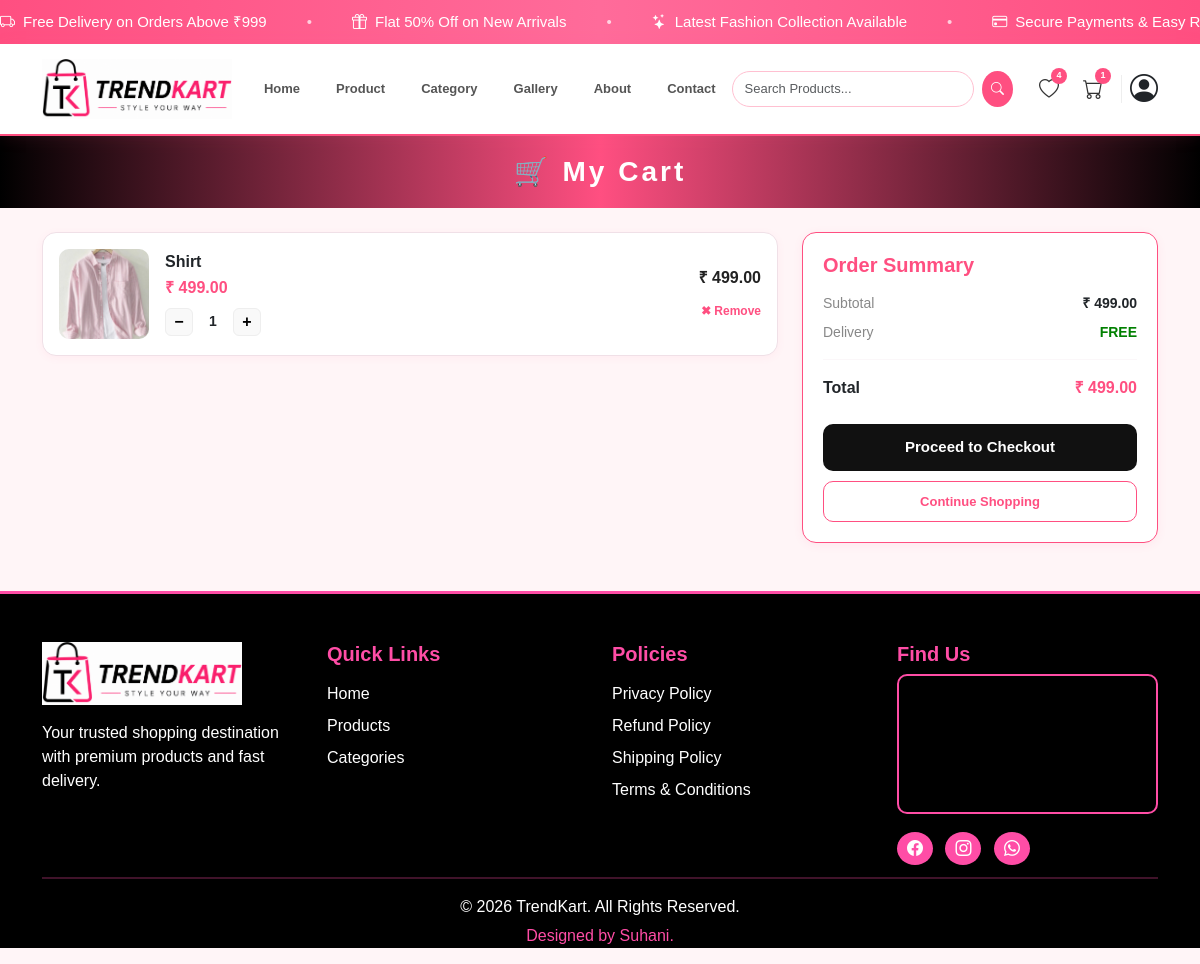
/cart/ (signed in), run on an earlier commit of the app's database.
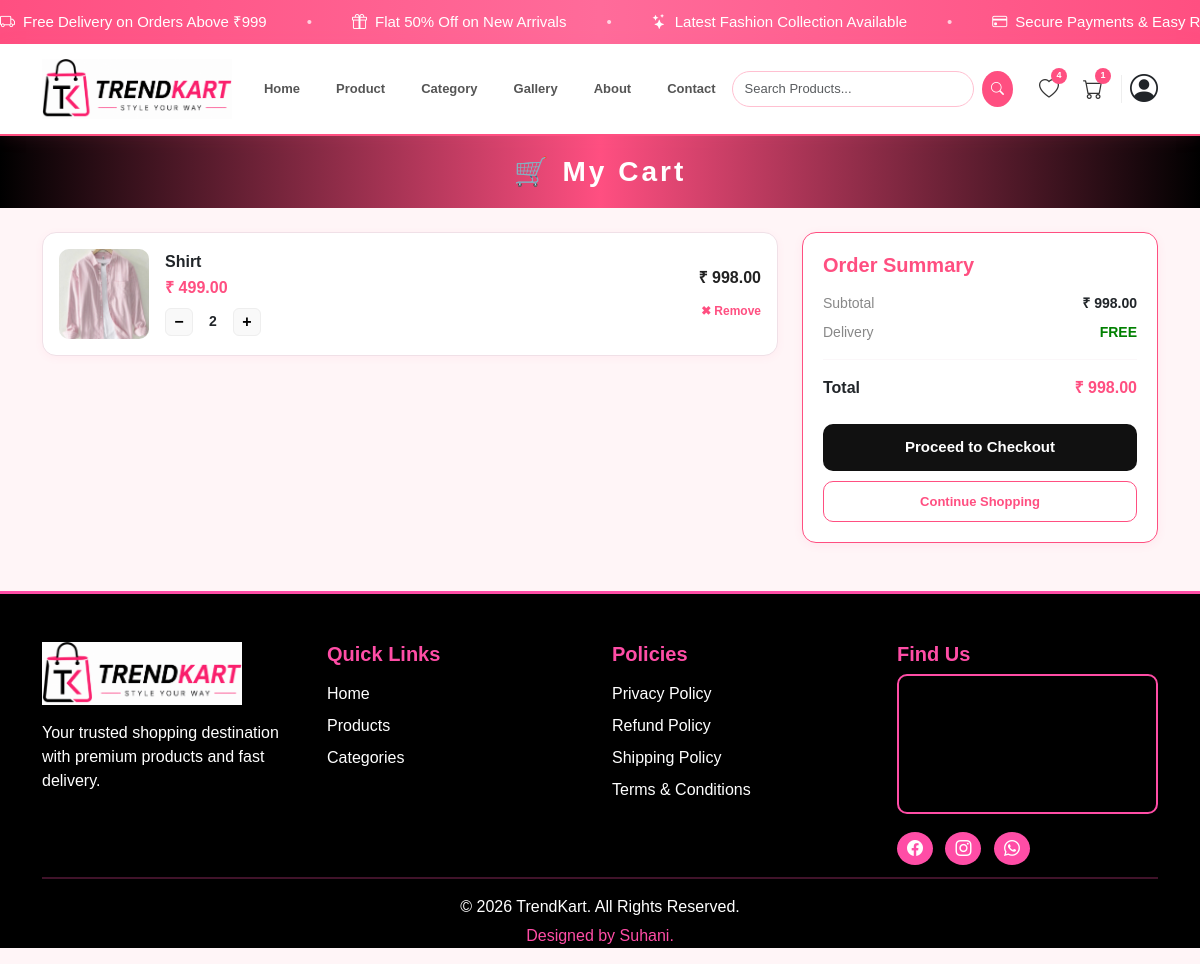
And on a later commit of the database.
### Trendkart/models.py (models this page shows, shortened)
class Cart(models.Model):
    user = models.ForeignKey(CustomUser, on_delete=models.CASCADE, related_name='cart_items')
    product = models.ForeignKey(Product, on_delete=models.CASCADE)
    quantity = models.PositiveIntegerField(default=1)
    added_at = models.DateTimeField(auto_now_add=True)
    def total_price(self):
        return self.product.product_price * self.quantity

class Product(models.Model):
    category = models.ForeignKey(
        Category,
        on_delete=models.CASCADE,
        related_name='products'
    )
    product_name = models.CharField(max_length=255)
    product_price = models.DecimalField(max_digits=10, decimal_places=2)
    product_description = models.TextField()
    product_image = models.ImageField(upload_to='products/')
    sku = models.CharField(max_length=50, unique=True, null=True, blank=True, default=uuid.uuid4)
    stock = models.IntegerField(default=0)

### Trendkart/views.py (the view)
# urls.py: path('cart/', views.cart_view, name='cart'),
@login_required(login_url='login')
def cart_view(request):
    cart_items = Cart.objects.filter(user=request.user)
    total = sum(item.total_price() for item in cart_items)
    return render(request, 'cart.html', {
        'cart_items': cart_items,
        'total': total,
    })

### templates/cart.html (shortened to what this page needs)
{% extends 'base.html' %}
{% load static %}
{% block content %}
<div class="w-100 mb-4 d-flex align-items-center justify-content-center"
    style="background: linear-gradient(90deg, #000, #FF4F81, #000); height: 72px;">
    <h3 class="mb-0 fw-bold text-white" style="letter-spacing: 3px;">🛒 My Cart</h3>
</div>
<div class="container mb-5">
    {% if cart_items %}
    <div class="row g-4">
        <div class="col-md-8">
            {% for item in cart_items %}
            <div class="d-flex align-items-center gap-3 p-3 mb-3" style="background:#fff; border-radius:14px; border:1px solid #f0e0e7;
                        box-shadow:0 2px 8px rgba(255,79,129,0.06);">
                <img src="{{ item.product.product_image.url }}" width="90" height="90"
                    style="object-fit:cover; border-radius:10px; flex-shrink:0;">
                <div class="flex-grow-1">
                    <h6 class="fw-bold mb-1">{{ item.product.product_name }}</h6>
                    <p style="color:#FF4F81; font-weight:700; margin-bottom:8px;">
                        ₹ {{ item.product.product_price }}
                    </p>
                    <form method="POST" action="{% url 'update_cart' item.id %}"
                        class="d-flex align-items-center gap-2">
                        <button type="submit" name="quantity" value="{{ item.quantity|add:'-1' }}" style="width:28px; height:28px; border-radius:6px; border:1px solid #eee;
                                       background:#f9f9f9; font-weight:700; cursor:pointer;">−</button>
                        <span style="font-weight:700; font-size:14px; min-width:24px; text-align:center;">
                            {{ item.quantity }}
                        </span>
                        <button type="submit" name="quantity" value="{{ item.quantity|add:'1' }}" style="width:28px; height:28px; border-radius:6px; border:1px solid #eee;
                                       background:#f9f9f9; font-weight:700; cursor:pointer;">+</button>
                    </form>
                </div>
                <div class="text-end" style="flex-shrink:0;">
                    <p class="fw-bold mb-2" style="color:#222;">
                        ₹ {{ item.total_price }}
                    </p>
                    <a href="{% url 'remove_from_cart' item.id %}"
                        style="color:#FF4F81; font-size:12px; font-weight:600; text-decoration:none;">
                        ✖ Remove
                    </a>
                </div>
            </div>
            {% endfor %}
        </div>
        <div class="col-md-4">
            <div style="background:#fff; border-radius:14px; padding:20px;
                        border:1.5px solid #FF4F81; box-shadow:0 2px 10px rgba(255,79,129,0.08);
                        position:sticky; top:20px;">
                <h5 class="fw-bold mb-3" style="color:#FF4F81;">Order Summary</h5>
                <div class="d-flex justify-content-between mb-2" style="font-size:14px;">
                    <span style="color:#888;">Subtotal</span>
                    <span class="fw-bold">₹ {{ total }}</span>
                </div>
                <div class="d-flex justify-content-between mb-2" style="font-size:14px;">
                    <span style="color:#888;">Delivery</span>
                    <span style="color:green; font-weight:600;">FREE</span>
                </div>
                <hr style="border-color:#f0e0e7;">
                <div class="d-flex justify-content-between mb-4" style="font-size:16px;">
                    <span class="fw-bold">Total</span>
                    <span class="fw-bold" style="color:#FF4F81;">₹ {{ total }}</span>
                </div>
                <a href="{% url 'checkout' %}" style="display:block; width:100%; background:#111; color:#fff;
   border-radius:10px; padding:12px; text-align:center;
   font-weight:700; font-size:15px; text-decoration:none; margin-bottom:10px;">
                    Proceed to Checkout
                </a>
                <a href="{% url 'product' %}" style="display:block; width:100%; background:#fff; color:#FF4F81;
                          border:1.5px solid #FF4F81; border-radius:10px; padding:10px;
                          text-align:center; font-weight:700; font-size:13px; text-decoration:none;">
                    Continue Shopping
                </a>
            </div>
        </div>
    </div>
    {% endif %}
</div>
{% endblock %}

### templates/base.html (shortened to what this page needs)
{% load static %}
<!DOCTYPE html>
<html lang="en">
<head>
    <link href="https://cdn.jsdelivr.net/npm/bootstrap@5.3.3/dist/css/bootstrap.min.css" rel="stylesheet">
    <link rel="stylesheet" href="https://cdn.jsdelivr.net/npm/bootstrap-icons@1.11.3/font/bootstrap-icons.min.css">
</head>
<body>
    <div class="announcement-banner">
        <div class="announcement-scroll">
            <span><i class="bi bi-truck"></i>Free Delivery on Orders Above ₹999</span>
            <span class="dot">•</span>
            <span><i class="bi bi-gift"></i>Flat 50% Off on New Arrivals</span>
            <span class="dot">•</span>
            <span><i class="bi bi-stars"></i>Latest Fashion Collection Available</span>
            <span class="dot">•</span>
            <span><i class="bi bi-credit-card"></i>Secure Payments & Easy Returns</span>
        </div>
    </div>
    <nav class="navbar navbar-expand-lg">
        <div class="container">
            <a class="navbar-brand" href="{% url 'home' %}">
                <img src="{% static 'images/TRENDKART.png' %}" alt="TrendKart Logo"
                    style="max-height:60px; object-fit:contain; width:auto;">
            </a>
            <div class="collapse navbar-collapse" id="navbarContent">
                <ul class="navbar-nav mx-auto gap-1">
                    <li class="nav-item"><a class="nav-link" href="{% url 'home' %}">Home</a></li>
                    <li class="nav-item"><a class="nav-link" href="{% url 'product' %}">Product</a></li>
                    <li class="nav-item"><a class="nav-link" href="{% url 'category' %}">Category</a></li>
                    <li class="nav-item"><a class="nav-link" href="{% url 'gallery' %}">Gallery</a></li>
                    <li class="nav-item"><a class="nav-link" href="{% url 'about' %}">About </a></li>
                    <li class="nav-item"><a class="nav-link" href="{% url 'contact' %}">Contact </a></li>
                </ul>
                <form class="d-flex me-3" method="GET" action="{% url 'product' %}" style="max-width: 300px; width: 100%;">
                    <input class="form-control me-2" type="search" placeholder="Search Products..." name="search"
                        style="border-radius: 20px; border: 1.5px solid #ffc0d1; font-size: 13px;">
                    <button class="btn" type="submit"
                        style="background: #FF4F81; color: white; border-radius: 50%; width: 36px; height: 36px; display: flex; align-items: center; justify-content: center; padding: 0;">
                        <i class="bi bi-search" style="font-size: 13px;"></i>
                    </button>
                </form>
                <div class="d-flex align-items-center gap-1">
                    <a href="{% url 'wishlist' %}" class="icon-btn" title="Wishlist">
                        <i class="bi bi-heart"></i>
                        {% if user.is_authenticated %}
                        {% with wish_count=user.wishlist_items.count %}
                        {% if wish_count > 0 %}
                        <span class="cart-badge">{{ wish_count }}</span>
                        {% endif %}
                        {% endwith %}
                        {% endif %}
                    </a>
                    <a href="{% url 'cart' %}" class="icon-btn" title="Cart">
                        <i class="bi bi-cart"></i>
                        {% if user.is_authenticated %}
                        {% with cart_count=user.cart_items.count %}
                        {% if cart_count > 0 %}
                        <span class="cart-badge">{{ cart_count }}</span>
                        {% endif %}
                        {% endwith %}
                        {% endif %}
                    </a>
                    <div class="dropdown">
                        <button class="btn border-0 bg-transparent p-0" data-bs-toggle="dropdown" aria-expanded="false">
                            <i class="bi bi-person-circle fs-3 text-dark"></i>
                        </button>
                    </div>
                </div>
            </div>
        </div>
    </nav>
    {% block content %}{% endblock %}
    <footer style="background:#000000; border-top:3px solid #ff4da6;" class="pt-5 mt-5 text-light">
        <div class="container">
            <div class="row g-4">
                <div class="col-lg-3 col-md-6">
                    <img src="{% static 'images/TRENDKART.png' %}" alt="TrendKart Logo" width="200" class="img-fluid">
                    <p class="mt-3" style="color:#ffffff;">Your trusted shopping destination with premium products and fast delivery.</p>
                </div>
                <div class="col-lg-3 col-md-6">
                    <h5 style="color:#ff4da6; font-weight:bold;">Quick Links</h5>
                    <ul class="list-unstyled mt-3">
                        <li class="mb-2"><a href="{% url 'home' %}" style="color:#fff; text-decoration:none;">Home</a></li>
                        <li class="mb-2"><a href="{% url 'product' %}" style="color:#fff; text-decoration:none;">Products</a></li>
                        <li class="mb-2"><a href="{% url 'category' %}" style="color:#fff; text-decoration:none;">Categories</a></li>
                    </ul>
                </div>
                <div class="col-lg-3 col-md-6">
                    <h5 style="color:#ff4da6; font-weight:bold;">Policies</h5>
                    <ul class="list-unstyled mt-3">
                        <li class="mb-2"><a href="{% url 'privacy_policy' %}" style="color:#fff; text-decoration:none;">Privacy Policy</a></li>
                        <li class="mb-2"><a href="{% url 'refund_policy' %}" style="color:#fff; text-decoration:none;">Refund Policy</a></li>
                        <li class="mb-2"><a href="{% url 'shipping_policy' %}" style="color:#fff; text-decoration:none;">Shipping Policy</a></li>
                        <li class="mb-2"><a href="{% url 'terms' %}" style="color:#fff; text-decoration:none;">Terms & Conditions</a></li>
                    </ul>
                </div>
                <div class="col-lg-3 col-md-6">
                    <h5 style="color:#ff4da6; font-weight:bold;">Find Us</h5>
                    <iframe src="https://maps.google.com/maps?q=india&t=&z=5&ie=UTF8&iwloc=&output=embed" width="100%" height="140" style="border:2px solid #ff4da6; border-radius:10px;"></iframe>
                    <div class="mt-3">
                        <a href="#" style="background:#ff4da6; color:#fff; padding:8px 10px; border-radius:50%;" class="me-2"><i class="bi bi-facebook"></i></a>
                        <a href="#" style="background:#ff4da6; color:#fff; padding:8px 10px; border-radius:50%;" class="me-2"><i class="bi bi-instagram"></i></a>
                        <a href="#" style="background:#ff4da6; color:#fff; padding:8px 10px; border-radius:50%;"><i class="bi bi-whatsapp"></i></a>
                    </div>
                </div>
            </div>
            <hr style="border:1px solid #ff4da6;">
            <div class="text-center">
                <p style="color:#ffffff; margin-bottom:5px;">© 2026 TrendKart. All Rights Reserved.</p>
                <p style="color:#ff4da6;">Designed by Suhani.</p>
            </div>
        </div>
    </footer>
</body>
</html>

### templates/base.html (style rules this page uses)
.announcement-banner { background: linear-gradient(90deg, #FF4F81, #FF6B9A, #FF4F81); color: white; overflow: hidden; padding: 10px 0; white-space: nowrap; }
.announcement-scroll { display: inline-flex; align-items: center; animation: scroll 20s linear infinite; }
.announcement-scroll span { margin-right: 40px; font-size: 15px; font-weight: 500; }
.announcement-scroll i { margin-right: 8px; }
.dot { opacity: 0.7; }
body { background-color: #FFF5F7; font-family: Arial, sans-serif; }
.navbar { background: #fff; box-shadow: 0 2px 16px rgba(255, 79, 129, 0.1); border-bottom: 2.5px solid #FF4F81; padding: 10px 0; }
.nav-link { color: #555 !important; font-weight: 600; font-size: 13px; padding: 7px 16px !important; border-radius: 20px; transition: all 0.18s; }
.icon-btn { position: relative; background: none; border: none; cursor: pointer; padding: 8px 10px; border-radius: 50%; font-size: 20px; color: #333; display: flex; align-items: center; justify-content: center; text-decoration: none; transition: background 0.18s; }
.cart-badge { position: absolute; top: 2px; right: 2px; background: #FF4F81; color: #fff; border-radius: 50%; width: 16px; height: 16px; font-size: 9px; font-weight: 700; display: flex; align-items: center; justify-content: center; }

What changed in the data, as far as the page shows it:
changed Cart "Shirt": quantity "1" → "2"; total_price "499.00" → "998.00"
Also different on the page:
{{ total }}: "499.00" → "998.00"
